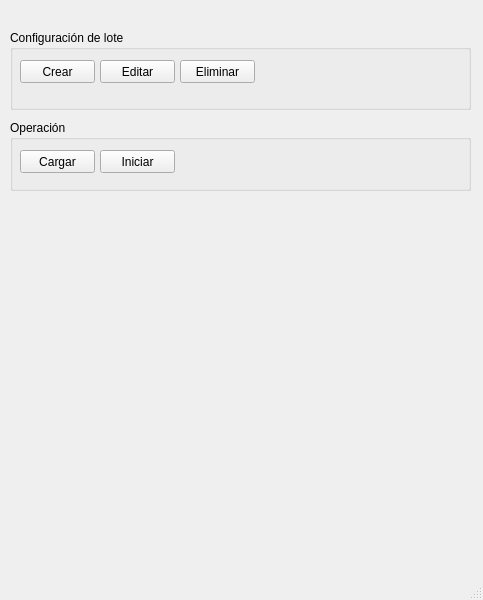
<?xml version="1.0" encoding="UTF-8"?>
<ui version="4.0">
 <class>MainWindow</class>
 <widget class="QMainWindow" name="MainWindow">
  <property name="geometry">
   <rect>
    <x>0</x>
    <y>0</y>
    <width>483</width>
    <height>600</height>
   </rect>
  </property>
  <property name="windowTitle">
   <string>Parking manager</string>
  </property>
  <widget class="QWidget" name="centralwidget">
   <widget class="QGroupBox" name="cfg_group">
    <property name="geometry">
     <rect>
      <x>10</x>
      <y>30</y>
      <width>461</width>
      <height>80</height>
     </rect>
    </property>
    <property name="title">
     <string>Configuración de lote</string>
    </property>
    <widget class="QPushButton" name="cfg_btn_create">
     <property name="geometry">
      <rect>
       <x>10</x>
       <y>30</y>
       <width>75</width>
       <height>23</height>
      </rect>
     </property>
     <property name="text">
      <string>Crear</string>
     </property>
    </widget>
    <widget class="QPushButton" name="cfg_btn_edit">
     <property name="geometry">
      <rect>
       <x>90</x>
       <y>30</y>
       <width>75</width>
       <height>23</height>
      </rect>
     </property>
     <property name="text">
      <string>Editar</string>
     </property>
    </widget>
    <widget class="QPushButton" name="cfg_btn_delete">
     <property name="geometry">
      <rect>
       <x>170</x>
       <y>30</y>
       <width>75</width>
       <height>23</height>
      </rect>
     </property>
     <property name="text">
      <string>Eliminar</string>
     </property>
    </widget>
   </widget>
   <widget class="QGroupBox" name="op_group">
    <property name="geometry">
     <rect>
      <x>10</x>
      <y>120</y>
      <width>461</width>
      <height>71</height>
     </rect>
    </property>
    <property name="title">
     <string>Operación</string>
    </property>
    <widget class="QPushButton" name="op_btn_start">
     <property name="geometry">
      <rect>
       <x>90</x>
       <y>30</y>
       <width>75</width>
       <height>23</height>
      </rect>
     </property>
     <property name="text">
      <string>Iniciar</string>
     </property>
    </widget>
    <widget class="QPushButton" name="op_btn_load">
     <property name="geometry">
      <rect>
       <x>10</x>
       <y>30</y>
       <width>75</width>
       <height>23</height>
      </rect>
     </property>
     <property name="text">
      <string>Cargar</string>
     </property>
    </widget>
   </widget>
  </widget>
  <widget class="QStatusBar" name="statusbar"/>
 </widget>
 <resources/>
 <connections/>
</ui>
